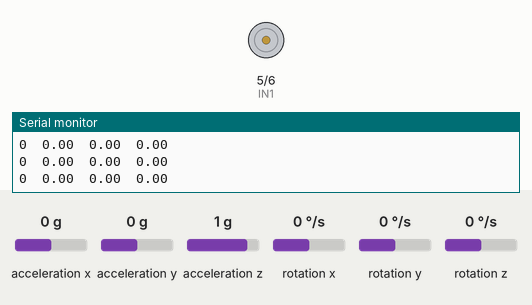
This sketch was run on a simulated Arduino Uno, built with avr-gcc and run on an emulated ATmega328P. On the bench: motor-driver pin pairs drawn as motors (green arrow = first pin HIGH = forward, orange = second pin HIGH = backward, longer = more drive), the last lines printed to the serial monitor. The test bench sets the inputs (shaded band); at power-on: acceleration z 1 g, rotation x 0 °/s, acceleration x 0 g, acceleration y 0 g, rotation y 0 °/s, rotation z 0 °/s.

Above: at 1.2 s.
1.3 s: acceleration z set to 0.1 g
2.8 s: acceleration z set to -0.2 g
At 3.4 s:
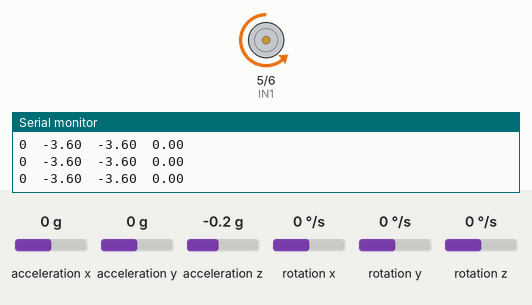
5.8 s: rotation x set to -192 °/s
At 7.0 s:
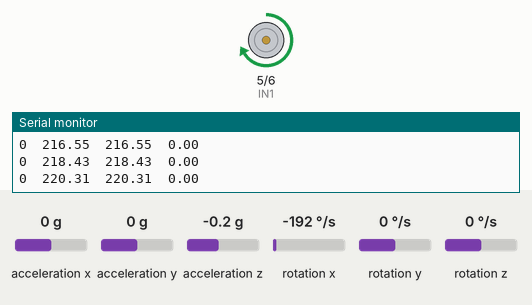
7.3 s: rotation x set to 100 °/s
10.3 s: rotation x set to -3 °/s
At 11.9 s:
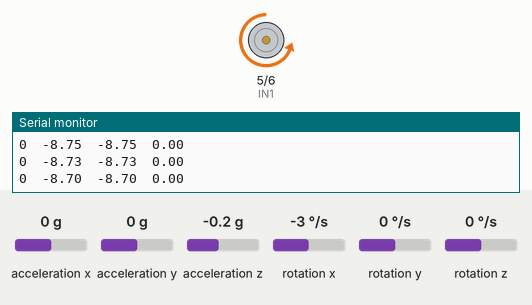
12.9 s: rotation x set to -5 °/s
Timing chart, 0 to 16.9 s (numbered marks = the images above; inputs shaded):
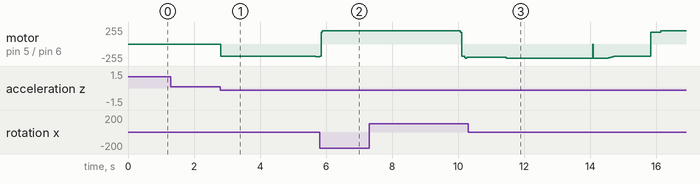

The sketch:

codigoarduino-penduloinvertido.ino
```cpp
#include <Wire.h>
#include <MPU9250_asukiaaa.h>

MPU9250_asukiaaa mySensor;

const int IN1 = 5;
const int IN2 = 6;

float angleAcc = 0;
float angleGyro = 0;
float angleFiltered = 0;
float angleOffset = 0;
float alpha = 0.98;
float dt = 0.01;

float Kp = 22.0;
float Ki = 10.5;
float Kd = 1.0;

float previousError = 0;
float integral = 0;

const int motorSpeedMax = 210;
const int motorSpeedMin = 180;

unsigned long lastTime = 0;

void setup() {
  Serial.begin(115200);
  Wire.begin();

  mySensor.setWire(&Wire);
  mySensor.beginAccel();
  mySensor.beginMag();
  delay(50);

  mySensor.accelUpdate();
  angleOffset = -atan2(mySensor.accelX(), mySensor.accelZ()) * 180 / PI;

  pinMode(IN1, OUTPUT);
  pinMode(IN2, OUTPUT);

  Serial.println("Sistema inicializado");
}

void loop() {
  float pidOutput = 0;
  unsigned long now = millis();
  if (now - lastTime >= dt * 1000) {
    lastTime = now;

    mySensor.accelUpdate();
    angleAcc = -atan2(mySensor.accelX(), mySensor.accelZ()) * 180 / PI - angleOffset;

    if (angleAcc > 180) angleAcc -= 360;
    else if (angleAcc < -180) angleAcc += 360;

    angleGyro -= mySensor.gyroX() * dt;
    angleFiltered = alpha * angleGyro + (1 - alpha) * angleAcc;

    float erro = angleFiltered;

    if (erro > 10.0) {
      motorGira(true);
    } else if (erro < -10.0) {
      motorGira(false);
    } else if (abs(erro) < 0.05) {
      motorParado(); // Zona morta
    } else {
      float derivative = erro - previousError;
      integral += erro * dt;
      float pidOutput = Kp * erro + Ki * integral + Kd * derivative;

      motorControle(pidOutput);
      previousError = erro;
    }

    Serial.print(0);
    Serial.print("\t");
    Serial.print(angleFiltered);
    Serial.print("\t");
    Serial.print(erro);
    Serial.print("\t");
    Serial.println(pidOutput);

  }
}

void motorControle(float pidOutput) {
  int motorSpeed = constrain(abs(pidOutput), motorSpeedMin, motorSpeedMax);

  if (pidOutput > 0) {
    analogWrite(IN1, motorSpeed);
    digitalWrite(IN2, LOW);
  } else if (pidOutput < 0) {
    analogWrite(IN2, motorSpeed);
    digitalWrite(IN1, LOW);
  } else {
    motorParado();
  }
}

void motorGira(bool direita) {
  int motorSpeed = 200;

  if (direita) {
    analogWrite(IN1, motorSpeed);
    digitalWrite(IN2, LOW);
  } else {
    analogWrite(IN2, motorSpeed);
    digitalWrite(IN1, LOW);
  }
}

void motorParado() {
  analogWrite(IN1, 0);
  analogWrite(IN2, 0);
}
```

Measured:
- the behaviour switches between 0 and -0.1 g on acceleration z (found by bisection; images 0 and 1)
- after the input at 2.8 s, motor on pin 5 (IN1) / pin 6 (IN2): moves from stopped to backward 192/255 over 3.0 s, starting at once
- after the input at 7.3 s, motor on pin 5 (IN1) / pin 6 (IN2): forward 200/255 → backward 180/255 after 2.8 s, → backward 200/255 0.13 s later
- after the input at 10.3 s, motor on pin 5 (IN1) / pin 6 (IN2): backward 200/255 → backward 210/255 after 1.2 s
